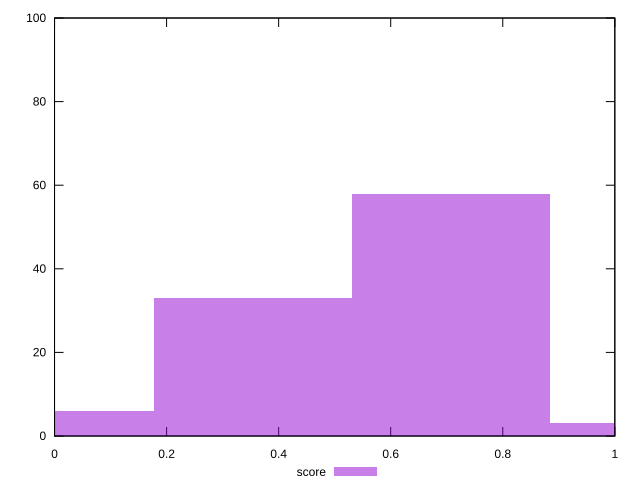

This figure's gnuplot source:
reset

$score <<EOF
0 6
0.3537108966304693 33
0.7074217932609386 58
1.0611326898914077 3
EOF

set key outside below
set boxwidth 0.3537108966304693
set xrange [0:1]
set yrange [0:100]
set trange [0:100]
set style fill transparent solid 0.5 noborder
set terminal svg size 640, 490 enhanced background rgb 'white'
set output "reports/report_00027_2021-02-24T12-40-31.850Z/speed-index/samples/music/score/histogram.svg"

plot $score title "score" with boxes

reset
